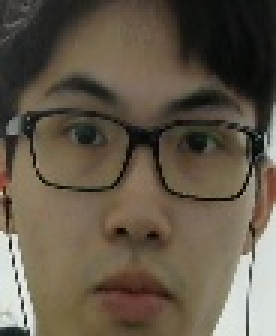
//> input picture Picture/1.jpg, 92 x 112 px (shown 3 times larger)
$ ./ROI_Face 1.jpg   (built with g++ and OpenCV 4)
//> lines starting //> are read from the running program, lines starting //| are printed output that depends on the picture
/** g++ resize.cpp -o resize `pkg-config --cflags --libs opencv` **/
#include <opencv2/opencv.hpp>
#include <iostream>
#include <stdio.h>

using namespace std;
using namespace cv;

/** Print error message **/
void PANIC(char *msg);
#define PANIC(msg){perror(msg); exit(-1);}

/** Gloabal variables **/
String face_cascade_name = "../Source/haarcascade_frontalface_default.xml";
// String eyes_cascade_name = "Source/haarcascade_eye_tree_eyeglasses.xml";
CascadeClassifier face_cascade; // Define the face classifier
// CascadeClassifier eyes_cascade; // Define the eyes classifier

int main(int argc, char *argv[]){
	Mat image_gray;
	std::vector<Rect> faces;

	if(argc<2){
		printf("Please enter the filename of picture\n");
		printf("eg: ./resize picture.jpg 1.jpg\n");
		exit(-1);
	}

	char *filename = argv[1];
	char *output = argv[2];

	if (!face_cascade.load(face_cascade_name))
		PANIC("Error loading face cascade");
	// if (!eyes_cascade.load(eyes_cascade_name))
		// PANIC("Error loading eyes cascade");

    Mat image = imread(filename, IMREAD_COLOR);
//> image is the input picture: 112 rows x 92 cols, CV_8UC3; mean B, G, R 72.7, 87.8, 98.3

    cvtColor(image, image_gray, COLOR_BGR2GRAY);
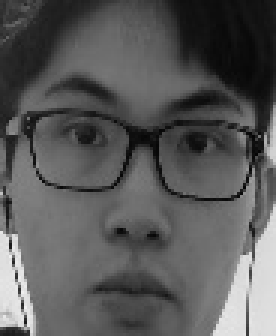
//> image_gray: 112 rows x 92 cols, CV_8UC1 (shown 3 times larger); min 4, max 241, mean 89.3
    equalizeHist(image_gray, image_gray);
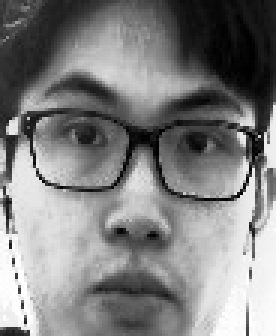
//> image_gray: 112 rows x 92 cols, CV_8UC1 (shown 3 times larger); min 0, max 255, mean 128.6

    // Detect faces of different sizes using cascade classifier
    face_cascade.detectMultiScale(image_gray, faces, 1.05, 5, CV_HAAR_SCALE_IMAGE, Size(30, 30));
//> faces = empty

    for (size_t j = 0; j < faces.size(); j++){
        Mat faceROI = image(faces[j]);
        Mat MyFace;

        if (faceROI.cols > 100){
            resize(faceROI, MyFace, Size(92, 112));
            imwrite(output, MyFace);
            imshow("ii", MyFace);
            cout << MyFace.cols << ", " << MyFace.rows << endl;
        }
        waitKey(10);
    }
//> this loop made 0 passes

    return 0;
}
